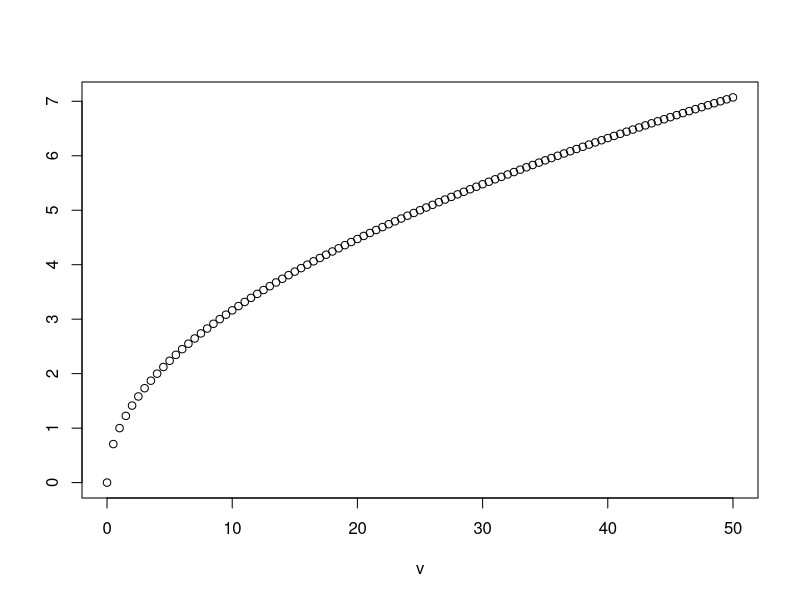
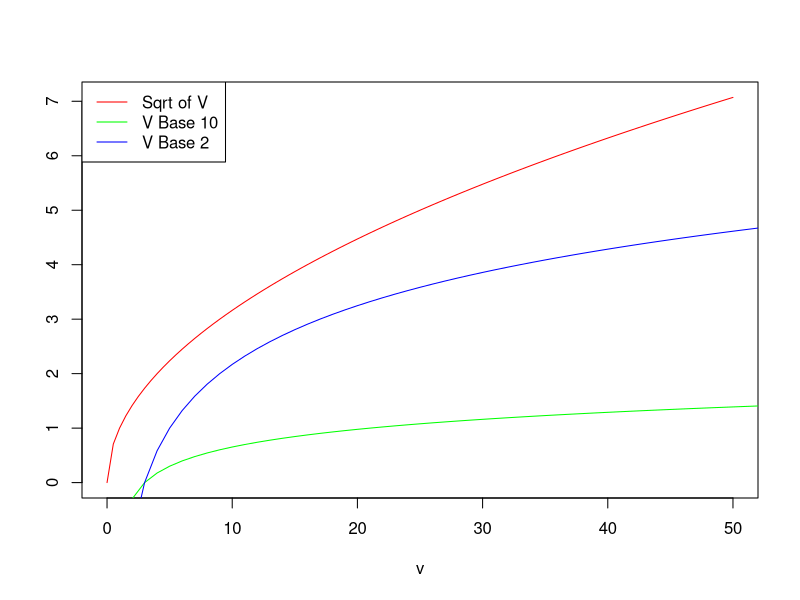

These figures' R source, in order:
## ---- chunk 1
knitr::opts_chunk$set(echo = TRUE)
## ---- chunk 2
r <- runif(10,0,10)
r
## ---- chunk 3
v <- seq(0,50,0.5)
## ---- chunk 4
v2 <- cbind(v,sqrt(v))
## ---- chunk 5
plot(v2)
## ---- chunk 6
v_log2 <- log2(v)
v_log10 <- log10(v)
## ---- chunk 7
plot(v2,type="l",col="red")
lines(v_log10,col="green")
lines(v_log2, col="blue")
legend("topleft", legend=c("Sqrt of V","V Base 10", "V Base 2"),col=c("red","green", "blue"), lty=1)
## ---- chunk 8
v_2_n <- 2^seq(1:50)
## ---- chunk 9
v_n_2 <- seq(1:50)^2
## ---- chunk 10
v_2_n[v_2_n==v_n_2]
## ---- chunk 11
index_position <- which(v_2_n==v_n_2)
index_position
## ---- chunk 12
length(index_position)
